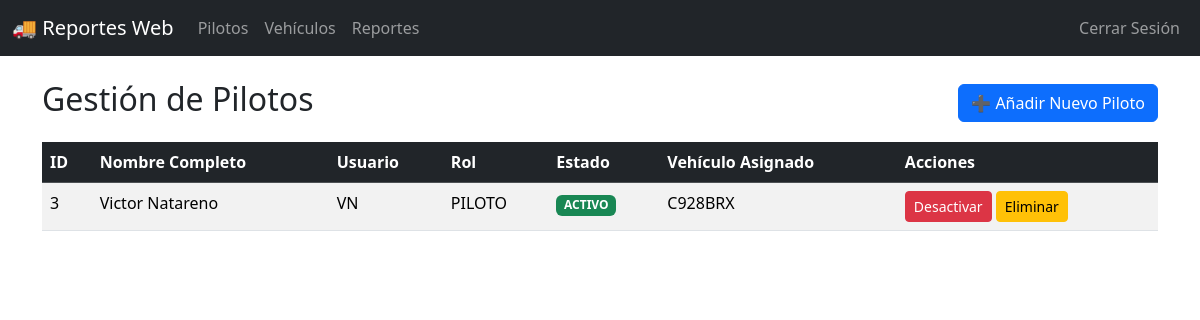
The app's page /admin/pilots (signed in) with its own data.
### tables this page shows
CREATE TABLE vehicles (
            plate TEXT PRIMARY KEY NOT NULL,
            brand TEXT NOT NULL,
            model TEXT NOT NULL,
            year INTEGER,
            capacity_kg INTEGER,
            assigned_pilot_id INTEGER,
            FOREIGN KEY (assigned_pilot_id) REFERENCES users(id)
        );

CREATE TABLE users (
            id INTEGER PRIMARY KEY AUTOINCREMENT,
            username TEXT UNIQUE NOT NULL,
            password_hash TEXT NOT NULL,
            full_name TEXT NOT NULL,
            role TEXT NOT NULL DEFAULT 'piloto',
            is_active INTEGER NOT NULL DEFAULT 1
        );

### app.py (the view, shortened to what this page needs)
@app.route('/admin/pilots', methods=['GET', 'POST'])
@admin_required
def manage_pilots_web():
    users = db_manager.get_all_pilots()
    return render_template('admin_pilots.html', users=users)

### app.py (called while the page is built)
def admin_required(f):
    @functools.wraps(f)
    def decorated_function(*args, **kwargs):
        if session.get('role') != 'admin':
            flash('Acceso denegado. Se requiere ser administrador.', 'danger')
            return redirect(url_for('home'))
        return f(*args, **kwargs)
    return decorated_function

### db_manager.py (called while the page is built)
def dict_factory(cursor, row):
    fields = [column[0] for column in cursor.description]
    return dict(zip(fields, row))

def get_all_pilots():
    conn = sqlite3.connect(DB_NAME)
    conn.row_factory = dict_factory
    c = conn.cursor()
    c.execute("""
        SELECT
            u.id,
            u.full_name,
            u.username,
            u.role,
            u.is_active,
            v.plate AS assigned_vehicle_plate
        FROM users u
        LEFT JOIN vehicles v ON u.id = v.assigned_pilot_id
        WHERE u.role = 'piloto'
        ORDER BY u.full_name
    """)
    users = c.fetchall()
    conn.close()
    return users

### templates/admin_pilots.html (shortened to what this page needs)
{% extends "base.html" %}
{% block content %}
<div class="d-flex justify-content-between align-items-center mb-3">
    <h2>Gestión de Pilotos </h2>
    <button type="button" class="btn btn-primary" data-bs-toggle="modal" data-bs-target="#addPilotModal">
        ➕ Añadir Nuevo Piloto
    </button>
</div>
<table class="table table-striped table-hover">
    <thead class="table-dark">
        <tr>
            <th>ID</th>
            <th>Nombre Completo</th>
            <th>Usuario</th>
            <th>Rol</th>
            <th>Estado</th>
            <th>Vehículo Asignado</th>
            <th>Acciones</th>
        </tr>
    </thead>
    <tbody>
        {% for user in users %}
        <tr>
            <td>{{ user.id }}</td>
            <td>{{ user.full_name }}</td>
            <td>{{ user.username }}</td>
            <td>{{ user.role | upper }}</td>
            <td>
                {% if user.is_active == 1 %}
                    <span class="badge bg-success">ACTIVO</span>
                {% else %}
                    <span class="badge bg-danger">INACTIVO</span>
                {% endif %}
            </td>
            <td>{{ user.assigned_vehicle_plate | default('Ninguno') }}</td>
            <td>
                {% if user.role == 'piloto' %}
                    <form method="POST" style="display:inline;" action="{{ url_for('manage_pilots_web') }}">
                        {% if user.is_active == 1 %}
                            <button type="submit" class="btn btn-sm btn-danger">Desactivar</button>
                        {% else %}
                            <input type="hidden" name="status" value="activate">
                            <button type="submit" class="btn btn-sm btn-success">Activar</button>
                        {% endif %}
                    </form>
                    <form method="POST" style="display:inline;" action="{{ url_for('manage_pilots_web') }}" onsubmit="return confirm('¿Eliminar piloto {{ user.full_name }}? Esta acción es permanente.')">
                        <button type="submit" class="btn btn-sm btn-warning">Eliminar</button>
                    </form>
                {% else %}
                    <span class="text-muted">N/A</span>
                {% endif %}
            </td>
        </tr>
        {% endfor %}
    </tbody>
</table>
{% endblock %}

### records on screen
vehicles: id "3", full_name "Victor Natareno", username "VN", role "PILOTO", assigned_vehicle_plate "C928BRX"
